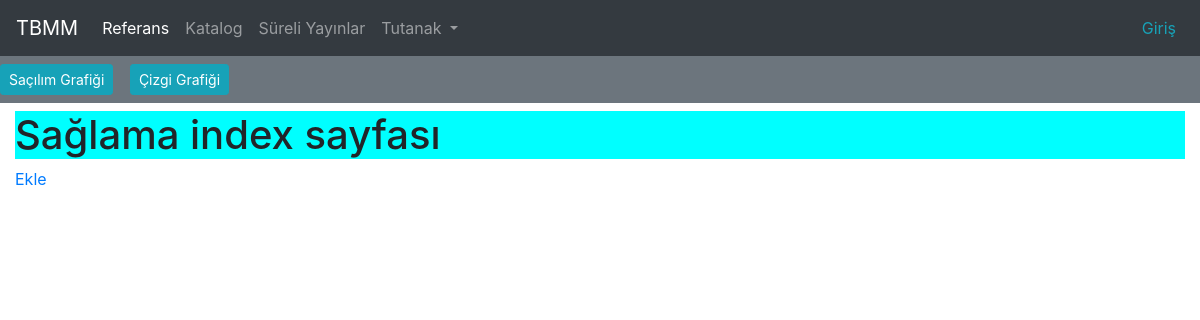
Page /saglama/ on the earlier database version.
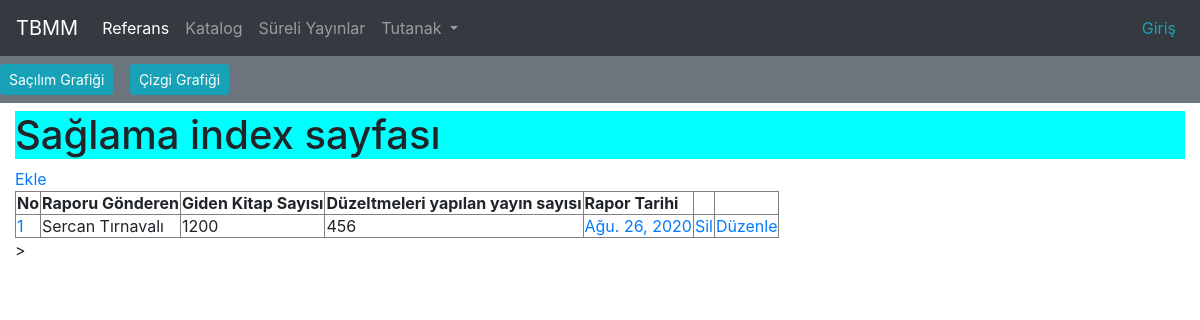
Same page on the later database version.
### cockpit/models.py (models this page shows, shortened)
class AcquisitionReport(models.Model):
    reporter_identity = models.CharField(max_length=60, blank=True, verbose_name="Raporu hazırlayan personel adı soyadı.")
    reporter_title    = models.CharField(max_length=60, blank=True, verbose_name="Raporu hazırlayan personel ünvanı.")
    posted_book       = models.IntegerField(default=0, verbose_name= "Kütüphaneden gönderilen kitap saıyısı.")
    refactored_items  = models.IntegerField(default=0, verbose_name= "Yeniden düzenlenip envanteri yapılan yayın sayısı.")
    notes             = models.TextField(max_length=1500, blank=True, verbose_name="Ekstra not alanı.")
    date              = models.DateField( verbose_name="Raporun ait olduğu tarih")

### cockpit/views.py (the view)
# urls.py: path('saglama/', views.saglama_index, name='saglama_index'),
def saglama_index(request):
    baslik = "Sağlama birimi analitikleri"
    acquisition_report = AcquisitionReport.objects.all()
    return render(request, 'cockpit/saglama_index.html', locals())

### cockpit/templates/cockpit/saglama_index.html
{% extends 'cockpit/base.html' %}
{% load static %}
{% block header %}
<link
      rel="stylesheet"
      href="{% static 'cockpit/css/marketing_page.css' %}"
    />
{% endblock %}
{% block content %}
<h1>Sağlama index sayfası</h1>
<a href="{% url 'saglama_yeni' %}">Ekle</a>
{% for report in acquisition_report %}
<table border="1">
  <thead>
    <th>No</th>
    <th>Raporu Gönderen</th>
    <th>Giden Kitap Sayısı</th>
    <th>Düzeltmeleri yapılan yayın sayısı</th>
    <th>Rapor Tarihi</th>
    <th></th>
    <th></th>
  </thead>
  <tbody>
    <tr>
      <td><a href="#" >1 </a></td>
      <td>{{ report.reporter_identity }}</td>
      <td>{{ report.posted_book }}</td>
      <td>{{ report.refactored_items }}</td>
      <td><a href="#" >{{ report.date }} </a></td>
      <td><a href="#" >Sil </a></td>
      <td><a href="#" >Düzenle </a></td>
    </tr>
  </tbody>
</table>>
{% endfor %}
{% endblock %}

### cockpit/templates/cockpit/base.html (shortened to what this page needs)
{% load static %}
<html>
<head>
  {% include 'cockpit/base_header.html' %}
  {% block header %}
  {% endblock%}
</head>
<body>
  <nav class="navbar navbar-expand-lg navbar-dark bg-dark">
    <a class="navbar-brand" href="{% url 'home_page' %}">TBMM</a>
    <div class="collapse navbar-collapse" id="navbarNavDropdown">
      <ul class="navbar-nav">
        <li class="nav-item active">
          <a class="nav-link" href="{% url 'reference_index' %}">Referans <span class="sr-only">(current)</span></a>
        </li>
        <li class="nav-item">
          <a class="nav-link" href="#">Katalog</a>
        </li>
        <li class="nav-item">
          <a class="nav-link" href="{% url 'saglama_index' %}">Süreli Yayınlar</a>
        </li>
        <li class="nav-item dropdown">
          <a class="nav-link dropdown-toggle" href="#" id="navbarDropdownMenuLink" data-toggle="dropdown"
            aria-haspopup="true" aria-expanded="false">
            Tutanak
          </a>
        </li>
      </ul>
    </div>
    <div>
      {% if user.is_authenticated %}
      <ul class="navbar-nav">
        <li class="nav-item text-white mr-2">Hoşgeldin {{ user.username}}</li>
        <li class="nav-item text-white "><a class="text-danger" href="{% url 'logout' %}">Çıkış</a></li>
        {% else %}
        <ul class="navbar-nav">
          <li class="nav-item text-white mr-2"><a class="text-info" href="{% url 'login' %}">Giriş</a></li>
          {% endif %}
        </ul>
    </div>
  </nav>
  <h2 class="bg-secondary">{{modul_baslik}}
    <a class="btn btn-sm btn-info mr-2 mb-2 mt-2" href="{% url 'reference_chart' %}">Saçılım Grafiği</a>
    <a class="btn btn-sm btn-info mr-2 mb-2 mt-2" href="{%  url 'reference_line_chart' %}">Çizgi Grafiği</a>
  </h2>
  <div class="container-fluid ">
  {% block content %}
  {% endblock %}
  </div>
</body>
</html>

### cockpit/templates/cockpit/base_header.html (shortened to what this page needs)
    {% load static %}
    <link
      rel="stylesheet"
      href="{% static 'cockpit/css/bootstrap.min.css' %}"
    />

### cockpit/templates/cockpit/base_footer.html (shortened to what this page needs)
{% load static %}

### cockpit/static/cockpit/css/marketing_page.css (style rules this page uses)
h1 { background-color: aqua; }

Differences in the rows shown:
added AcquisitionReport: reporter_identity "Sercan Tırnavalı", posted_book "1200", refactored_items "456", date "Ağu. 26, 2020"
